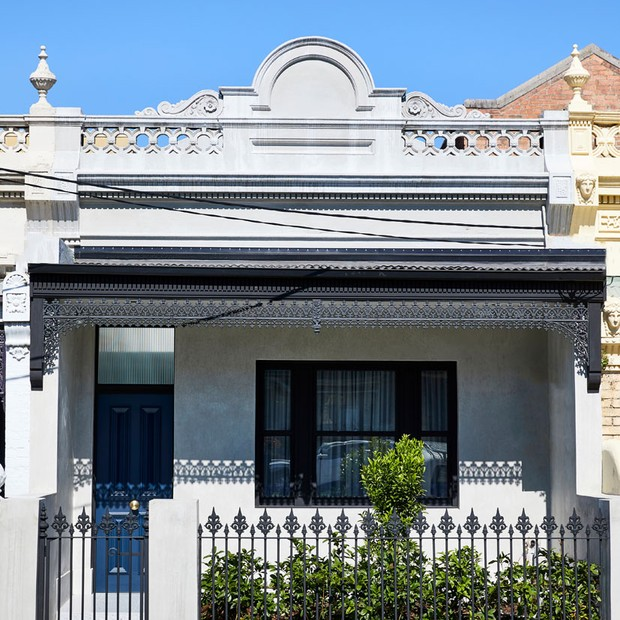
#> input picture sem05/lista04/images/originalFachada.jpg, 620 x 620 px
$ python main.py
#> lines starting #> are read from the running program, lines starting #| are printed output that depends on the picture
### sem05/lista04/detBord01.py
from PIL import ImageFilter, Image

def filtro01():
    # Abrir a Imagem
    img1 = Image.open('images/originalFachada.jpg')
#> img1 is the input picture: PIL image 620x620 RGB; mean R, G, B 124, 136.2, 145.8

    # Criar o Kernel
    kernel = ImageFilter.Kernel((3, 3), (1, 0, -1, 0, 0, 0, -1, 0, 1), 1, 0)

    # Aplicar o filtro na imagem
    img2 = img1.filter(kernel)
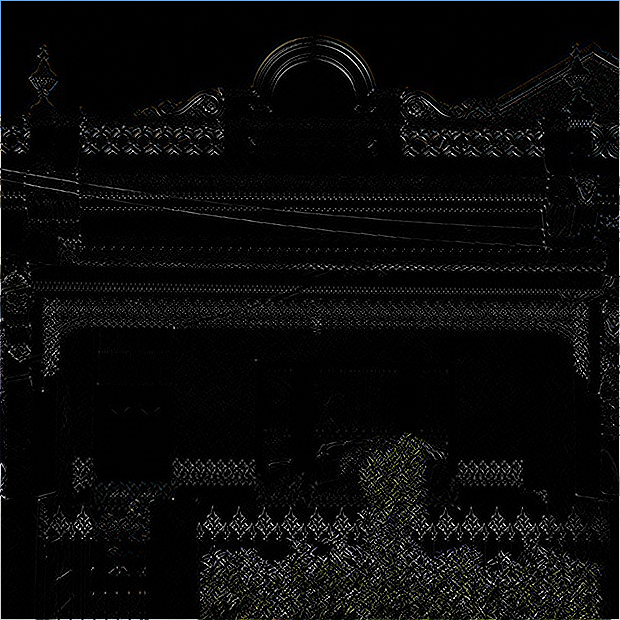
#> img2: PIL image 620x620 RGB; mean R, G, B 10.4, 10.5, 10.4

    # Salvar a imagem
    img2.save('images/filtro_1.jpg')

# [2 lines that do not run on import are left out]

### sem05/lista04/detBord02.py
from PIL import ImageFilter, Image

def filtro02():
    # Abrir a Imagem
    img1 = Image.open('images/originalFachada.jpg')

    # Criar o Kernel
    kernel = ImageFilter.Kernel((3, 3), (0, 1, 0, 1, -4, 1, 0, 1, 0), 1, 0)

    # Aplicar o filtro na imagem
    img2 = img1.filter(kernel)
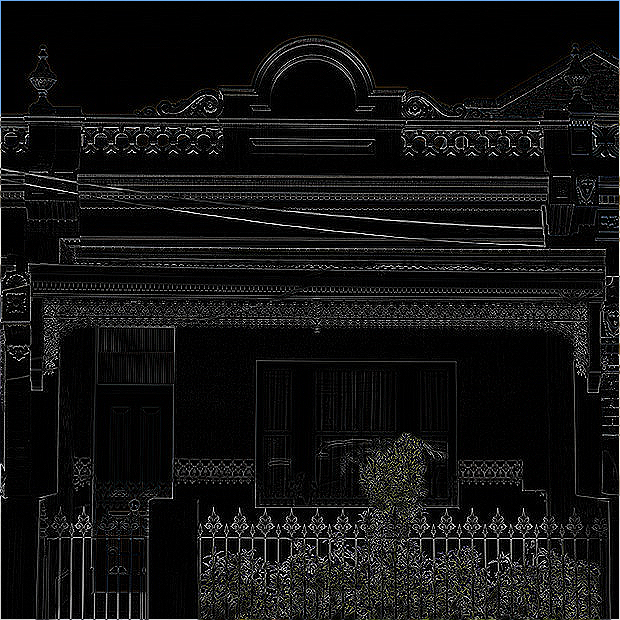
#> img2: PIL image 620x620 RGB; mean R, G, B 18.8, 18.9, 18.8

    # Salvar a imagem
    img2.save('images/filtro_2.jpg')

# [2 lines that do not run on import are left out]

### sem05/lista04/detBord03.py
from PIL import ImageFilter, Image

def filtro03():
    # Abrir a Imagem
    img1 = Image.open('images/originalFachada.jpg')

    # Criar o Kernel
    kernel = ImageFilter.Kernel((3, 3), (-1, -1, -1, -1, 8, -1, -1, -1, -1), 1, 0)

    # Aplicar o filtro na imagem
    img2 = img1.filter(kernel)
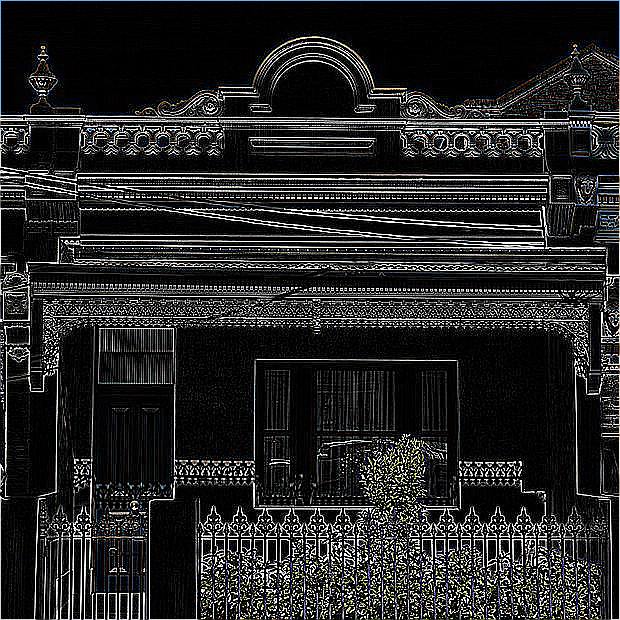
#> img2: PIL image 620x620 RGB; mean R, G, B 38.2, 38.3, 38.4

    # Salvar a imagem
    img2.save('images/filtro_3.jpg')

# [2 lines that do not run on import are left out]

### sem05/lista04/sharpen_blur.py
from PIL import  Image, ImageFilter

def run():
    # Abrir a Imagem
    img1 = Image.open('images/originalNature.jpg')
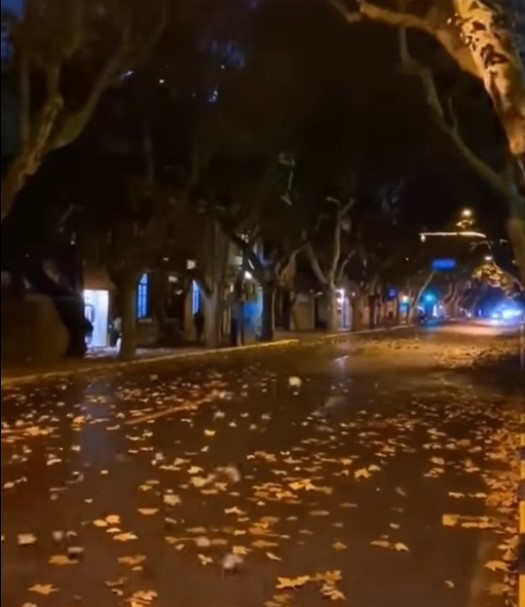
#> input picture sem05/lista04/images/originalNature.jpg, 525 x 607 px
#> img1 is the input picture: PIL image 525x607 RGB; mean R, G, B 63.8, 40.2, 20.9

    # Criar o Kernel (Sharpen)
    kernelS = ImageFilter.Kernel((3, 3), (0, -1, 0, -1, 5, -1, 0, -1, 0), 1, 0)

    # Aplicar o filtro na imagem
    img2 = img1.filter(kernelS)
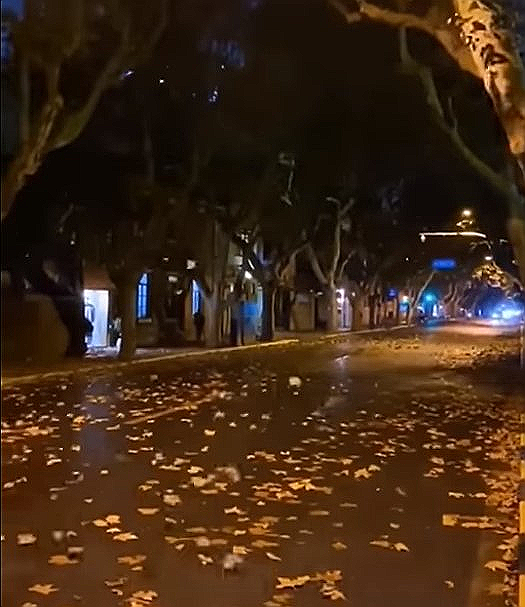
#> img2: PIL image 525x607 RGB; mean R, G, B 63.8, 40.3, 21.6

    # Criar o Kernel (Blur
    kernelB  = ImageFilter.Kernel((3, 3), ((1/9), (1/9), (1/9), (1/9), (1/9), (1/9), (1/9), (1/9), (1/9)), 1, 0)

    # Aplicar o filtro na imagem
    img3 = img2.filter(kernelB)

    # Salvar as imagens
    img2.save('images/filtro_sharpen.jpg')
    img3.save('images/filtro_sharpen_mediana.jpg')
# [2 lines that do not run on import are left out]

### sem05/lista04/main.py
# Imports relacionados a questão 1
from sem05.lista04 import detBord01
from sem05.lista04 import detBord02
from sem05.lista04 import detBord03
from sem05.lista04 import sharpen_blur

def run01():
    detBord01.filtro01()
    detBord02.filtro02()
    detBord03.filtro03()

def run02():
    sharpen_blur.run()

if __name__ == "__main__":
    run01()

    run02()
